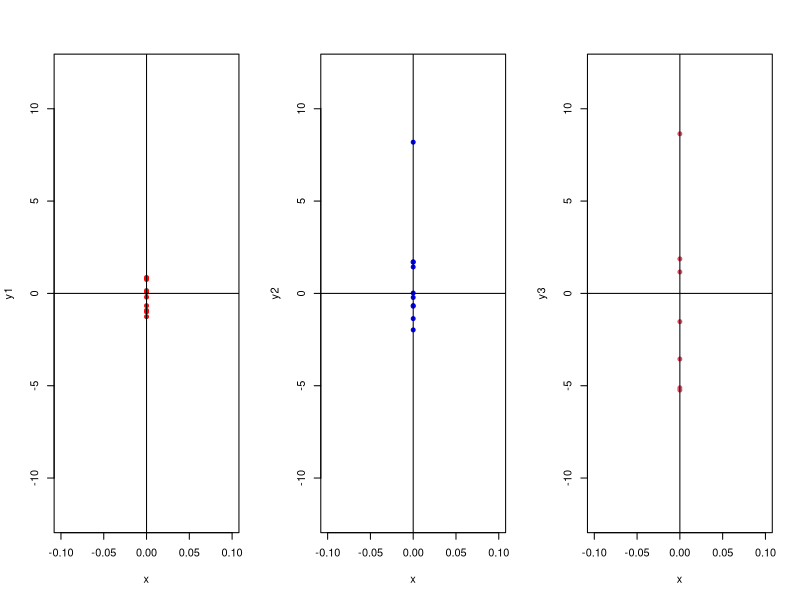
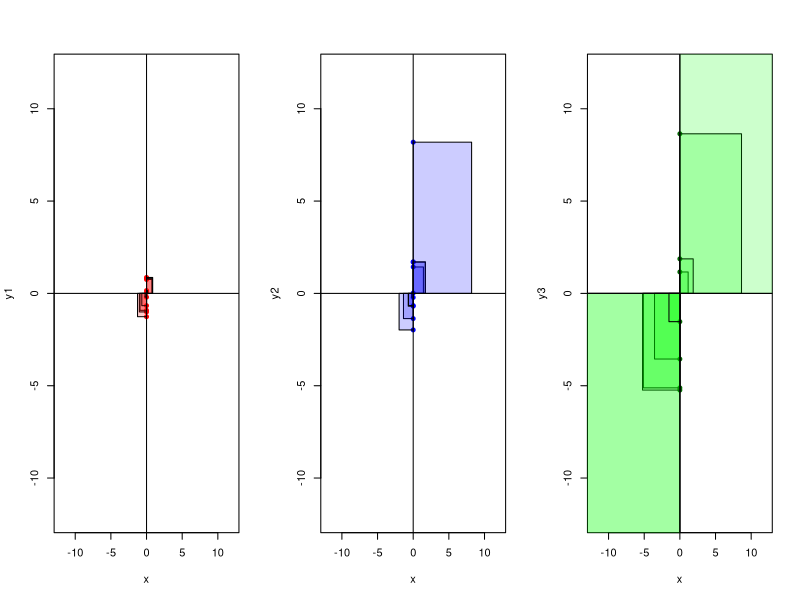
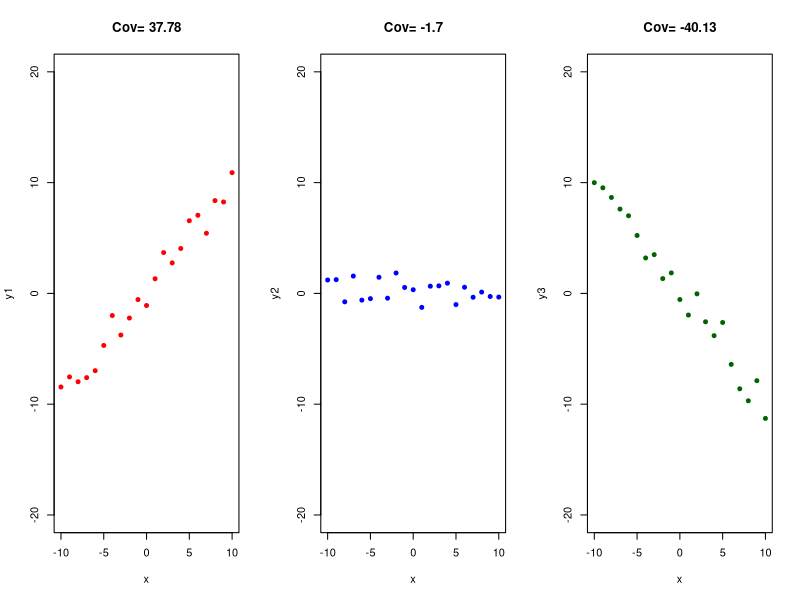
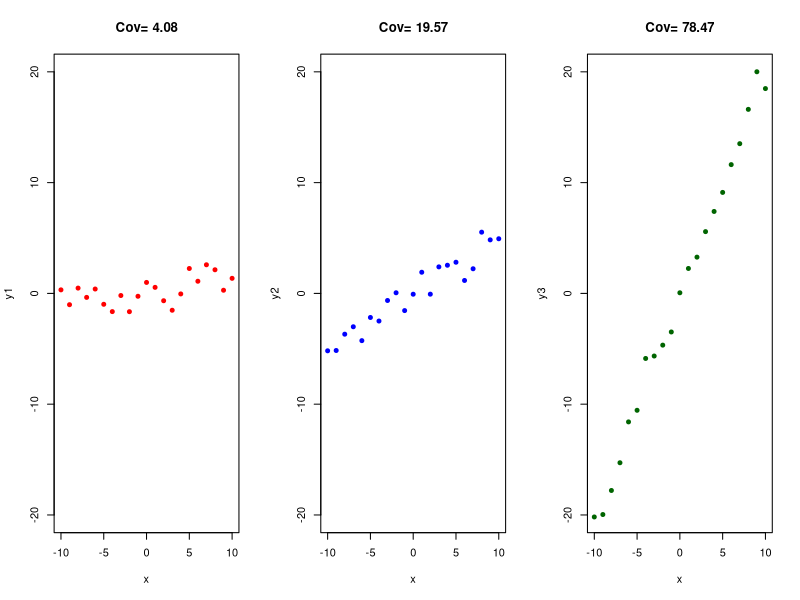

The R script that drew these images, in order:
rm(list = ls())

# create 3 datasets with different variances- 1, 10, 100
y1<-rnorm(10, mean = 0, sd = sqrt(1))
var(y1)
y2 <- rnorm(10, mean = 0, sd = sqrt(10))
var(y2)
y3<-rnorm(10, mean = 0, sd = sqrt(100))
var(y3)

# create x variable for plotting
x <- rep(0,10)

# plot
par(mfrow = c(1,3))
plot(x, y1, xlim=c(-0.1,0.1), ylim=c(-12,12), pch=19, cex=0.8, col = "red")
abline(v=0)
abline(h=0)
plot(x, y2, xlim=c(-0.1,0.1), ylim=c(-12,12), pch=19, cex=0.8, col="blue")
abline(v=0)
abline(h=0)
plot(x, y3, xlim=c(-0.1,0.1), ylim=c(-12,12), pch=19, cex=0.8,, col= 2)
abline(v=0)
abline(h=0)

# now draw the squares of differences to illustrate
#?polygon()
par(mfrow = c(1,3))
plot(x, y1, xlim=c(-12,12), ylim=c(-12,12) ,pch=19, cex=0.8, col="red")
abline(v=0)
abline(h=0)
for (i in 1: length(y1)) {
    polygon(x=c(0,0,y1[i],y1[i]),y=c(0,y1[i],y1[i],0), col=rgb(1, 0, 0, 0.2))
}

plot(x, y2, xlim=c(-12,12), ylim=c(-12,12), pch=19, cex=0.8, col="blue")
abline(v=0)
abline(h=0)
for (i in 1:length(y2)) {
polygon(x=c(0,0,y2[i],y2[i]),y=c(0,y2[i],y2[i],0), col=rgb(0, 0, 1,0.2))
}
plot(x, y3, xlim=c(-12,12), ylim=c(-12,12), pch=19, cex=0.8,, col="darkgreen"
)
abline(v=0)
abline(h=0)
for (i in 1:length(y3)) {
polygon(x=c(0,0,y3[i],y3[i]),y=c(0,y3[i],y3[i],0), col=rgb(0, 1, 0,0.2))
}


## covariance
dev.off()

rm(list = ls())
par(mfrow = c(1, 3))
x<-c(-10:10)
var(x) ## [1] 38.5

y1<-x*1 + rnorm(21, mean=0, sd=sqrt(1)) # y = mx + b + noise

cov(x, y1) ## [1] 39.42318

plot(x, y1, xlim=c(-10,10), ylim=c(-20, 20), col="red", pch=19, cex=0.8, main
=paste("Cov=",round(cov(x,y1),digits=2)))

y2<-rnorm(21, mean=0, sd=sqrt(1)) # Here, there is no association

cov(x, y2) ## [1] 1.572258

plot(x, y2, xlim=c(-10,10), ylim=c(-20, 20), col="blue", pch=19, cex=0.8,
main=paste("Cov=",round(cov(x,y2),digits=2)))

y3 <- x* (-1) +rnorm(21, mean=0, sd=sqrt(1)) # Here, the association is negative

cov(x, y3) ## [1] -34.6899

plot(x, y3, xlim=c(-10,10), ylim=c(-20, 20), col="darkgreen", pch=19, cex=0.8,
main=paste("Cov=",round(cov(x,y3),digits=2)))

# introducing less variation
rm(list = ls())

par(mfrow = c(1, 3))
x<-c(-10:10)
var(x) ## [1] 38.5

y1<-x*0.1 + rnorm(21, mean=0, sd=sqrt(1)) # here the association is weak but not 0:
cov(x, y1) ## [1] 1.221025
plot(x, y1, xlim=c(-10,10), ylim=c(-20, 20), col="red", pch=19, cex=0.8, 
main=paste("Cov=",round(cov(x,y1),digits=2)))

y2<-x*0.5+ rnorm(21, mean=0, sd=sqrt(1))
cov(x, y2) ## [1] 20.53452
plot(x, y2, xlim=c(-10,10), ylim=c(-20, 20), col="blue", pch=19, cex=0.8,
main=paste("Cov=",round(cov(x,y2),digits=2)))

y3<- x*2 +rnorm(21, mean=0, sd=sqrt(1)) 
cov(x, y3) ## [1] 77.61198
plot(x, y3, xlim=c(-10,10), ylim=c(-20, 20), col="darkgreen", pch=19, cex=0.8,
main=paste("Cov=",round(cov(x,y3),digits=2)))
